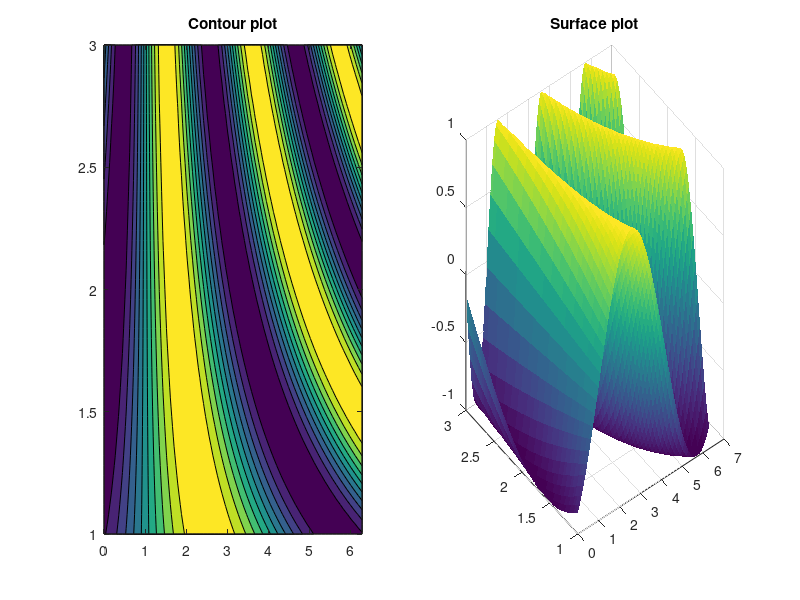

Source code (MATLAB):
%%
% Consider again the example $f(x,y)=\sin(xy)$ over $[0,2\pi]\times[1,3]$,
% with the dimensions discretized using $m=4$ and $n=2$ equal pieces,
% respectively.
m = 4;   x = (0:2*pi/m:2*pi)';
n = 2;   y = (1:2/n:3)';

%%
% We create a representation of the grid using two matrices created by the
% |ndgrid| function.
[X,Y] = ndgrid(x,y)

%%
% As you see above, the entries of |X| vary in the first dimension (rows),
% while the entries of |Y| vary along the second dimension (columns). 

%%
% We can also visualize this grid on the rectangle.
plot(X,Y,'bo','markersize',6)
set(gca,'xtick',x,'ytick',y), grid on

%%
% For a given definition of $f(x,y)$ we can find $\operatorname{mtx}(f)$ by 
% elementwise operations on the coordinate matrices |X| and |Y|. 
f = @(x,y) sin(x.*y-y);
F = f(X,Y)

%%
% We can make nice plots of the function by first choosing a much finer
% grid.
m = 70;   x = (0:2*pi/m:2*pi)';
n = 50;   y = (1:2/n:3)';
[X,Y] = ndgrid(x,y);
F = f(X,Y);

%%
subplot(1,2,1)
contourf(X,Y,F,10)
title('Contour plot')    % ignore this line
subplot(1,2,2)
surf(X,Y,F), shading flat
title('Surface plot')    % ignore this line
